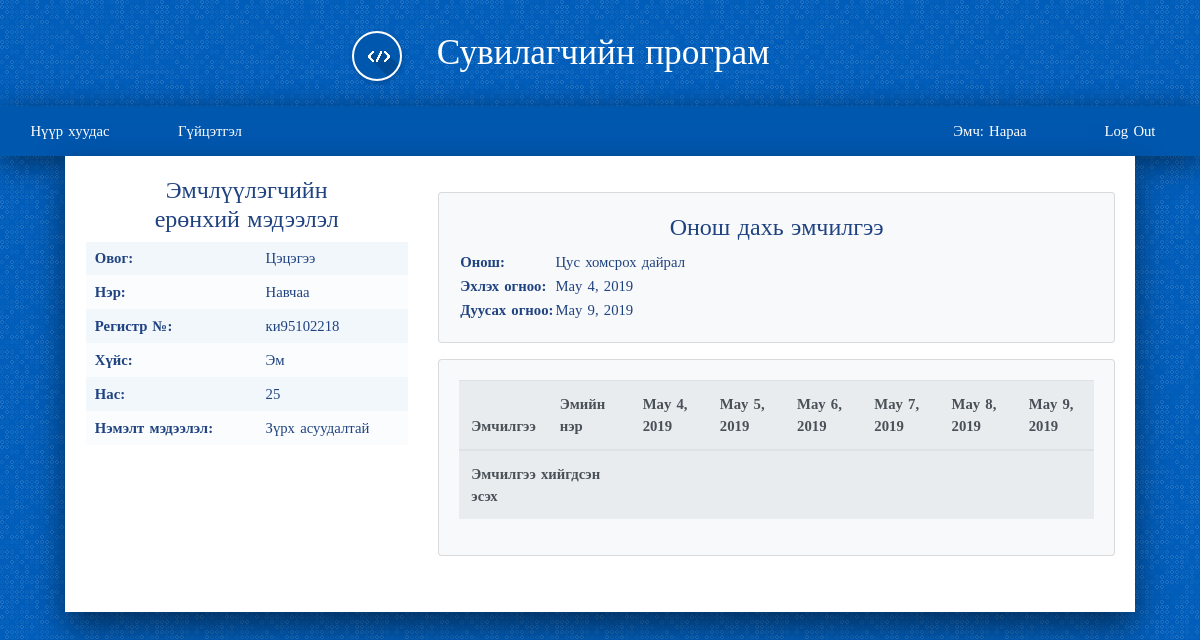
Screenshot of /drug/review/9/ (signed in) with the database file from the repository.
### account/models.py (models this page shows, shortened)
class User(AbstractUser):
    is_worker       = models.BooleanField('worker status', default=False)
    is_costumer     = models.BooleanField('costumer status', default=False)

class Worker(models.Model):
    user            = models.OneToOneField(User, on_delete=models.CASCADE, primary_key=True, related_name='worker')
    firstname       = models.CharField(max_length=200)
    lastname        = models.CharField(max_length=200)
    register        = models.CharField(max_length=200)
    gender          = models.ForeignKey(Gender,on_delete=models.SET_NULL, null=True, blank=True)
    age             = models.IntegerField(null=True, blank=True)
    degree          = models.ForeignKey(Degree, on_delete=models.SET_NULL, null=True, blank=True)
    position        = models.ForeignKey(Position, on_delete=models.SET_NULL, null=True, blank=True)
    def __str__(self):
        return self.firstname
    def is_doctor(self):
        return self.position.name == "Эмч"

class Costumer(models.Model):
    user            = models.OneToOneField(User, on_delete=models.CASCADE, primary_key=True, related_name='costumer')
    firstname       = models.CharField(max_length=200)
    lastname        = models.CharField(max_length=200)
    register        = models.CharField(max_length=200)
    gender          = models.ForeignKey(Gender,on_delete=models.SET_NULL, null=True, blank=True)
    age             = models.IntegerField(null=True, blank=True)
    description     = models.CharField(max_length=200)

class Gender(models.Model):
    name            = models.CharField(max_length=200)
    def __str__(self):
        return self.name

### drug/models.py (models this page shows, shortened)
class Emchilgee(models.Model):
    start_date      = models.DateField(default=timezone.now)
    end_date        = models.DateField(default=timezone.now)
    worker          = models.ForeignKey(Worker, on_delete=models.SET_NULL, null=True, blank=True)
    costumer        = models.ForeignKey(Costumer, on_delete=models.SET_NULL, null=True, blank=True)
    onosh           = models.ForeignKey(Onosh, on_delete=models.SET_NULL, null=True, blank=True)
    created_date    = models.DateField(default=timezone.now)
    def count_days(self):
        result = self.end_date + timedelta(days=1) - self.start_date
        return int(result.days)

class Onosh(models.Model):
    category    = models.CharField(max_length=200, null=True, blank=True)
    disc        = models.CharField(max_length=400, null=True, blank=True)
    code        = models.CharField(max_length=20, null=True, blank=True)
    def __str__(self):
        return self.disc

### drug/views.py (the view, shortened to what this page needs)
# urls.py: url(r'^review/(?P<id>[0-9]+)/$', views.review_details, name="review_details"),
@login_required
def review_details(request, id):
    data = {}
    days = []
    result = {}
    temp_result = []
    button = True
    today = date.today()
    emchilgee = get_object_or_404(Emchilgee, id=id)
    costumer = Costumer.objects.filter(user=emchilgee.costumer)
    count_day = emchilgee.count_days()
    day_of_emchilgee = Days_of_emchilgee.objects.filter(emchilgee = emchilgee)
    template_name='drug/review_details.html'
    for done in emchilgee.days_of_emchilgee_set.all():
        if done.day == today:
            button = False
            break
    for x in range(count_day):
        days.append(emchilgee.start_date + timedelta(days=x))
        temp = emchilgee.start_date + timedelta(days=x)
        if emchilgee.days_of_emchilgee_set.all():
            for done in emchilgee.days_of_emchilgee_set.all():
                pprint.pprint("****")
                pprint.pprint(temp)
                pprint.pprint('-----------')
                pprint.pprint(done.day)
                pprint.pprint('****')
                if done.day == temp:
                    result[x] = "✔"
                    temp_result.append("✔")
                    break
                else:
                    if temp < today:
                        result[x] = "✘"
                        temp_result.append("✘")
                    elif temp == today:
                        result[x] = "?"
                        temp_result.append("?")
                    else:
                        result[x] = "*"
                        temp_result.append("*")
        else:
            if temp < today:
                result[x] = "✘"
                temp_result.append("✘")
            elif temp == today:
                result[x] = "?"
                temp_result.append("?")
            else:
                result[x] = "*"
                temp_result.append("*")
    pprint.pprint(result)
    data['button'] = button
    data['result'] = result
    data['today'] = today
    data['days'] = days
    data['costumer'] = costumer
    data['emchilgee'] = emchilgee
    return render(request, template_name, data)

### drug/templates/drug/review_details.html (shortened to what this page needs)
{% extends 'base.html' %}
{% load staticfiles %}
{% load mathfilters %}
{% block content %}
{% for objects in costumer %}
<div class="row">
  <div class="col-md-4">
      <h4 class="text-center"> Эмчлүүлэгчийн <br> ерөнхий мэдээлэл </h4>
      <table class="list hoverable">
        <tbody>
            <tr>
              <td> <b>Овог:</b> </td>
              <td> {{objects.lastname}} </td>
            </tr>
            <tr>
              <td><b> Нэр: </b></td>
              <td> {{objects.firstname}} </td>
            </tr>
            <tr>
              <td><b> Регистр №: </b></td>
              <td> {{objects.register}} </td>
            </tr>
            <tr>
              <td><b> Хүйс: </b></td>
              <td> {{objects.gender}} </td>
            </tr>
            <tr>
              <td><b> Нас: </b></td>
              <td> {{objects.age}} </td>
            </tr>
            <tr>
              <td><b> Нэмэлт мэдээлэл: </b></td>
              <td> {{objects.description}} </td>
            </tr>
        </tbody>
      </table>
  </div>
  {% endfor %}
  <div class="col-md-8">
    <div class="card bg-light my-3">
      <div class="card-body text-left">
        <h4 class="text-center"> Онош дахь эмчилгээ </h4>
        <table>
          <tbody>
            <tr>
              <th> Онош: </th>
              <td> {{ emchilgee.onosh }} </td>
            </tr>
            <tr>
              <th> Эхлэх огноо: </th>
              <td> {{ emchilgee.start_date }} </td>
            </tr>
            <tr>
              <th> Дуусах огноо: </th>
              <td> {{ emchilgee.end_date }} </td>
            </tr>
          </tbody>
        </table>
      </div>
    </div>
    <div class="card bg-light my-3">
      <div class="card-body text-left">
        <table class="table table-responsive">
          <thead>
            <tr class="thead-light">
              <th> Эмчилгээ </th>
              <th> Эмийн нэр </th>
              {% for x in days %}
                <th> {{x}} </th>
              {% endfor %}
            </tr>
          </thead>
          <tbody>
            <tr class="thead-light">
              <th  colspan="2">
                  Эмчилгээ хийгдсэн эсэх
              </th>
              {% for x in days %}
                <th>
                </th>
              {% endfor %}
            </tr>
          </tbody>
        </table>
      </div>
    </div>
  </div>
</div>
{% endblock %}

### templates/base.html (shortened to what this page needs)
{% load staticfiles %}
<!DOCTYPE html>
<html>
<head>
	<link rel="stylesheet" href="https://stackpath.bootstrapcdn.com/bootstrap/4.1.3/css/bootstrap.min.css">
	<link rel="stylesheet" href="{% static 'css/style.css' %}">
	<link rel="stylesheet" href="{% static 'css/basic.css' %}">
	<link rel="stylesheet" href="{% static 'css/navigator.css' %}">
	<link rel="stylesheet" href="https://use.fontawesome.com/releases/v5.8.1/css/all.css">
</head>
<body>
{% if request.user.is_authenticated %}
	{% if request.user.is_worker %}
		{% if request.user.worker.is_doctor %}
			<div class="title">
					<i class="logo-design-guide"></i>
					Сувилагчийн програм
			</div>
			<div class="header">
				<ul id="menu" class="menu">
						<li><a href="{% url 'home' %}"> Нүүр хуудас </a></li>
						<li><a href="{% url 'drug:all_emchilgee_list' %}"> Гүйцэтгэл </a></li>
						<li class="float-right"><a href="{% url 'account:logout'%}"> Log Out </a></li>
						<li class="float-right"> <a href="#"> Эмч: {{ request.user.worker }} </a> </li>
				</ul>
			</div>
		{% endif %}
	{% endif %}
{% endif %}
<div class="container">
	<div class="main">
	    {% block content %}
			{% endblock %}
	</div>
</div>
</body>
</html>

### static/css/style.css (style rules this page uses)
body { background-color: #e9e9e9; }

### static/css/basic.css (style rules this page uses)
body { font-family: "Fira Sans Condensed"; font-weight: 400; font-size: 0.92em; color: #1f4280; background-color: #005dba; line-height: 1.5em; word-spacing: 0.1em; margin: 0; }
.container { display: grid; grid-template-columns: auto 1400px auto; grid-template-rows: auto auto auto auto 60px; }
.title { grid-column: 2/3; grid-row: 1/2; font-weight: 200; font-size: 2.4em; color: #fff; line-height: 3em; text-align: center; }
.title [class^="logo-"] { border: 2px solid #fff; margin-right: 24px; margin-left: -78px; }
.header { grid-column: 2/3; grid-row: 2/3; border-radius: 4px 4px 0 0; overflow: hidden; box-shadow: 0px 7px 31px rgba(0, 0, 0, 0.5); background-color: #0057ae; }
.main { grid-column: 2/3; grid-row: 3/4; background-color: #fff; box-shadow: 0px 15px 31px rgba(0, 0, 0, 0.5); padding: 20px 20px 40px 20px; min-width: 0; }
table.list { border-collapse: collapse; width: 100%; }
table.list th, table.list td { padding: .4em .6em; vertical-align: top; }
table.list tbody tr:nth-child(odd) { background-color: rgba(0, 93, 186, 0.05) }
table.list tbody tr:nth-child(even) { background-color: rgba(0, 93, 186, 0.02) }
table.hoverable tbody tr td { border-left: 1px solid transparent; }
a { color: #ff5722; text-decoration: none; }
@media screen and (max-width: 1440px) { .container { grid-template-columns: 20px auto 20px; } }
ul.menu { margin:0; padding:0; transition: background-color .15s ease-in-out; min-height: 50px; }
ul.menu li { display:inline-block; float: left; }
ul.menu li a { display:block; min-width:140px; height: 50px; text-align: center; line-height: 50px; color: #fff; background: #0057ae; transition: background-color .20s ease-in-out; }
ul.menu .float-right { float: right; }

### static/css/navigator.css (style rules this page uses)
[class^="logo-"] { display: inline-block; width: 50px; height: 50px; box-shadow: 1px 2px 4px 1px rgba(0,0,0,.15); transition: box-shadow .2s ease-in-out; border-radius: 50%; vertical-align: middle; }

### rows the page displays
User: user.worker "Нараа"
Costumer: lastname "Цэцэгээ", firstname "Навчаа", register "ки95102218", gender "Эм", age "25", description "Зүрх асуудалтай"
Emchilgee: onosh "Цус хомсрох дайрал", start_date "May 4, 2019", end_date "May 9, 2019"

### other values shown
{{ x }} "May 4, 2019" "May 5, 2019" "May 6, 2019" "May 7, 2019" "May 8, 2019" "May 9, 2019"
